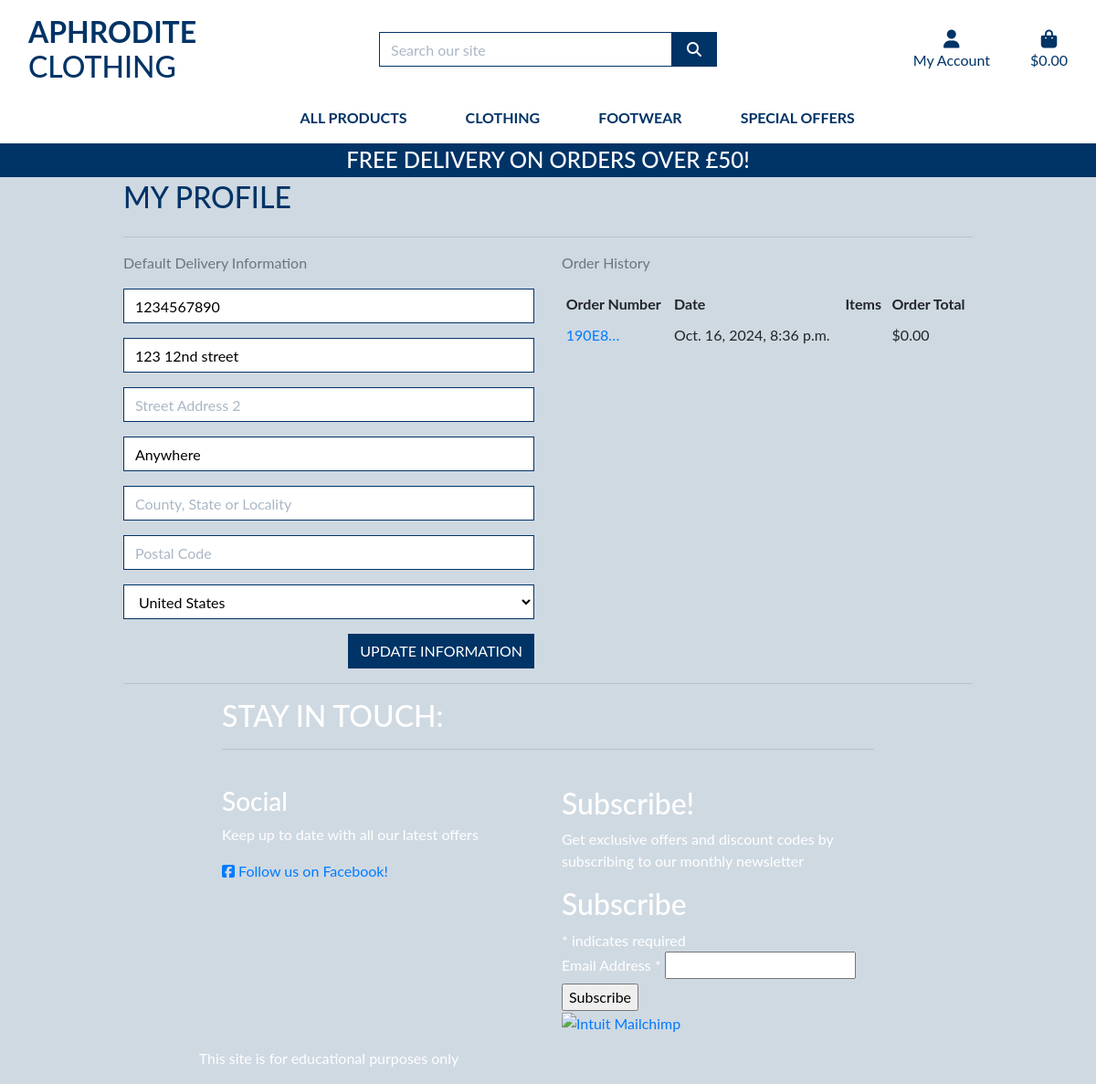
/profile/ (signed in), run on the app's committed database.
### profiles/models.py (models this page shows, shortened)
class UserProfile(models.Model):
    user = models.OneToOneField(User, on_delete=models.CASCADE)
    default_phone_number = models.CharField(
        max_length=20, null=True, blank=True)
    default_street_address1 = models.CharField(
        max_length=80, null=True, blank=True)
    default_street_address2 = models.CharField(
        max_length=80, null=True, blank=True)
    default_town_or_city = models.CharField(
        max_length=40, null=True, blank=True)
    default_county = models.CharField(max_length=80, null=True, blank=True)
    default_postcode = models.CharField(max_length=20, null=True, blank=True)
    default_country = CountryField(
        blank_label='Country', null=True, blank=True)

### checkout/models.py (models this page shows, shortened)
class Order(models.Model):
    order_number = models.CharField(max_length=32, null=False, editable=False)
    user_profile = models.ForeignKey(UserProfile, on_delete=models.SET_NULL,
                                     null=True, blank=True,
                                     related_name='orders')
    full_name = models.CharField(max_length=50, null=False, blank=False)
    email = models.EmailField(max_length=254, null=False, blank=False)
    phone_number = models.CharField(max_length=20, null=False, blank=False)
    country = CountryField(blank_label='Country *',
                           max_length=40, null=False, blank=False)
    postcode = models.CharField(max_length=20, null=True, blank=True)
    town_or_city = models.CharField(max_length=40, null=False, blank=False)
    street_address1 = models.CharField(max_length=80, null=False, blank=False)
    street_address2 = models.CharField(max_length=80, null=True, blank=True)
    county = models.CharField(max_length=80, null=True, blank=True)
    date = models.DateTimeField(auto_now_add=True)
    delivery_cost = models.DecimalField(
        max_digits=6, decimal_places=2, null=False, default=0)
    order_total = models.DecimalField(
        max_digits=10, decimal_places=2, null=False, default=0)
    grand_total = models.DecimalField(
        max_digits=10, decimal_places=2, null=False, default=0)
    original_bag = models.TextField(null=False, blank=False, default='')
    stripe_pid = models.CharField(
        max_length=254, null=False, blank=False, default='')

### profiles/views.py (the view)
# urls.py: path('profile/', include('profiles.urls')),
@login_required
def profile(request):
    profile = get_object_or_404(UserProfile, user=request.user)
    if request.method == 'POST':
        form = UserProfileForm(request.POST, instance=profile)
        if form.is_valid():
            form.save()
            messages.success(request, 'Profile updated successfully')
        else:
            messages.error(request, 'Update failed. Please ensure the form is valid.')
    else:
        form = UserProfileForm(instance=profile)
    orders = profile.orders.all()
    template = 'profiles/profile.html'
    context = {
        'form': form,
        'orders': orders,
        'on_profile_page': True
    }
    return render(request, template, context)

### profiles/forms.py
class UserProfileForm(forms.ModelForm):
    class Meta:
        model = UserProfile
        exclude = ('user',)
    def __init__(self, *args, **kwargs):
        super().__init__(*args, **kwargs)
        placeholders = {
            'default_phone_number': 'Phone Number',
            'default_postcode': 'Postal Code',
            'default_town_or_city': 'Town or City',
            'default_street_address1': 'Street Address 1',
            'default_street_address2': 'Street Address 2',
            'default_county': 'County, State or Locality',
        }
        self.fields['default_phone_number'].widget.attrs['autofocus'] = True
        for field in self.fields:
            if field != 'default_country':
                if self.fields[field].required:
                    placeholder = f'{placeholders[field]} *'
                else:
                    placeholder = placeholders[field]
                self.fields[field].widget.attrs['placeholder'] = placeholder
            self.fields[field].widget.attrs['class'] = 'border-black rounded-0 profile-form-input'
            self.fields[field].label = False

### bag/contexts.py (called while the page is built, shortened)
def bag_contents(request):
    bag_items = []
    total = 0
    product_count = 0
    bag = request.session.get('bag', {})
    if total < settings.FREE_DELIVERY_THRESHOLD:
        delivery = total * Decimal(settings.STANDARD_DELIVERY_PERCENTAGE / 100)
        free_delivery_delta = settings.FREE_DELIVERY_THRESHOLD - total
    else:
        delivery = 0
        free_delivery_delta = 0
    grand_total = delivery + total
    context = {
        'bag_items': bag_items,
        'total': total,
        'product_count': product_count,
        'delivery': delivery,
        'free_delivery_delta': free_delivery_delta,
        'free_delivery_threshold': settings.FREE_DELIVERY_THRESHOLD,
        'grand_total': grand_total,
    }
    return context

### profiles/templates/profiles/profile.html (shortened to what this page needs)
{% extends "base.html" %}
{% load static %}
{% block extra_css %}
    <link rel="stylesheet" href="{% static 'profiles/css/profile.css' %}">
{% endblock %}
{% block page_header %}
    <div class="container header-container">
    </div>
{% endblock %}
{% block content %}
    <div class="overlay"></div>
    <div class="container">
        <div class="row">
            <div class="col">
                <h2 class="logo-font mb-4">My Profile</h2>
                <hr>
            </div>
        </div>
        <div class="row">
            <div class="col-12 col-lg-6">
                <p class="text-muted">Default Delivery Information</p>
                <form class="mt-3" action="{% url 'profile' %}" method="POST" id="profile-update-form">
                    {{ form|crispy }}
                    <button class="btn btn-black rounded-0 text-uppercase float-right">Update Information</button>
                </form>
            </div>
            <div class="col-12 col-lg-6">
                <p class="text-muted">Order History</p>
                <div class="order-history table-responsive">
                    <table class="table table-sm table-borderless">
                        <thead>
                            <tr>
                                <th>Order Number</th>
                                <th>Date</th>
                                <th>Items</th>
                                <th>Order Total</th>
                            </tr>
                        </thead>
                        <tbody>
                            {% for order in orders %}
                                <tr>
                                    <td>
                                        <a href="{% url 'order_history' order.order_number %}"
                                        title="{{ order.order_number }}">
                                            {{ order.order_number|truncatechars:6 }}
                                        </a>
                                    </td>
                                    <td>{{ order.date }}</td>
                                    <td>
                                    </td>
                                    <td>${{ order.grand_total }}</td>
                                </tr>
                            {% endfor %}
                        </tbody>
                    </table>
                </div>
            </div>
        </div>
{% endblock %}

### static/css/base.css (style rules this page uses)
html { height: 100%; }
body { background: url('/media/RWR_HomeBanner2.jpg') no-repeat center center fixed; background-size: cover; height: calc(100vh - 164px); color: #003366; font-family: 'Lato'; }
.logo-font { text-transform: uppercase; }
.btn-black { background: #003366; color: white; }
.border-black { border: 1px solid #003366 !important; }
.overlay { height: 100%; width: 100%; top: 0; left: 0; position: fixed; background: #cfd9e2; z-index: -1; }
@media (min-width: 1200px) { .container { max-width: 80%; } }
@media (min-width: 992px) { .header-container { padding-top: 164px; } }

### profiles/static/profiles/css/profile.css (style rules this page uses)
.order-history { max-height: 416px; overflow-y: auto; }
#profile-update-form .form-control { color: #000; }
#profile-update-form input::placeholder { color: #aab7c4; }
#id_default_country, #id_default_country option:not(:first-child) { color: #000; }

### data on the page
UserProfile: default_phone_number "1234567890", default_street_address1 "123 12nd street", default_town_or_city "Anywhere", default_country "United States"
Order: order_number "190E8…", date "Oct. 16, 2024, 8:36 p.m.", grand_total "0.00"

### other printed values
{{ free_delivery_threshold }} "50"
